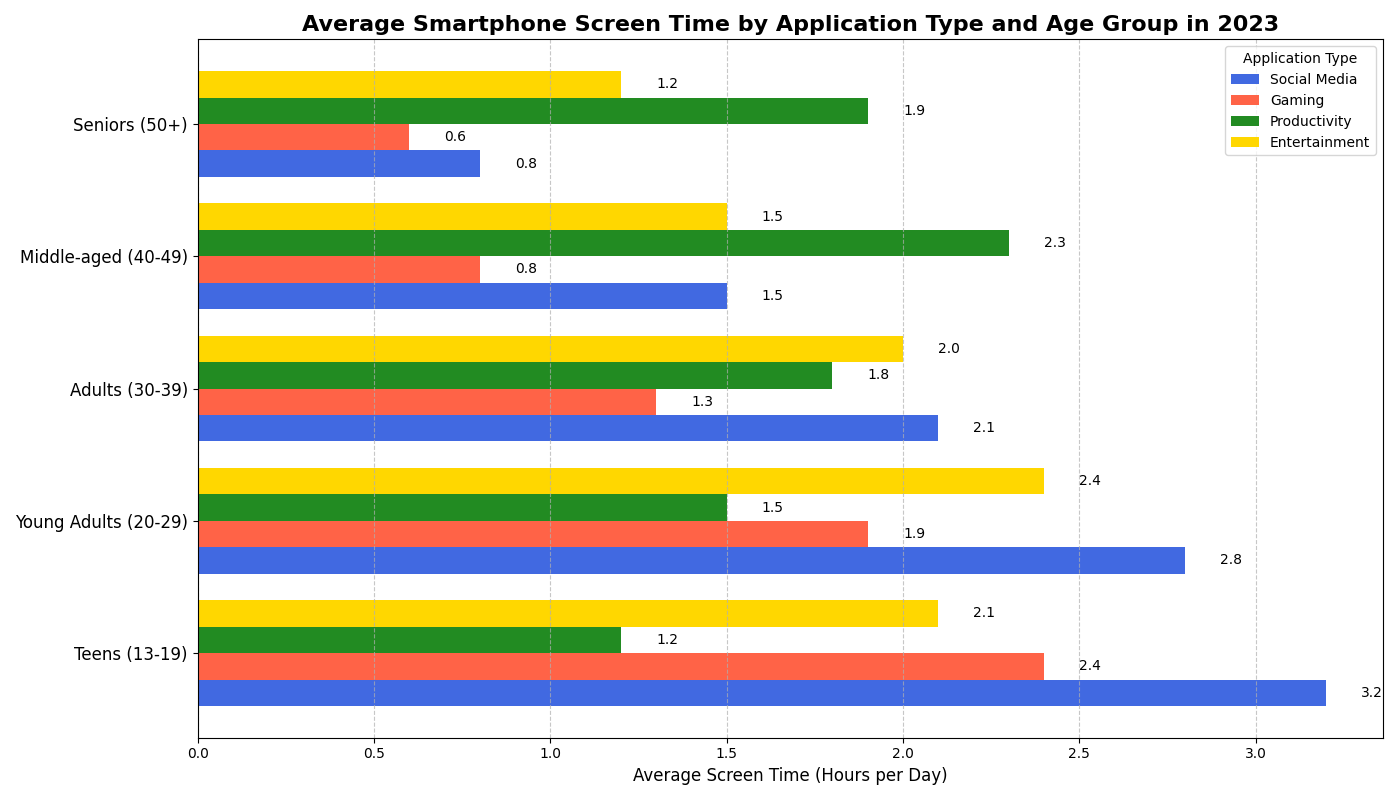

Write Python code to recreate this figure.
import matplotlib.pyplot as plt
import numpy as np

# Backstory:
# We want to visualize the average screen time usage for various types of applications on smartphones
# across different age groups in 2023. The applications monitored include social media, gaming, 
# productivity, and entertainment. 

# Data for age groups and screen time (in hours per day)
age_groups = ['Teens (13-19)', 'Young Adults (20-29)', 'Adults (30-39)', 'Middle-aged (40-49)', 'Seniors (50+)']
social_media = [3.2, 2.8, 2.1, 1.5, 0.8]
gaming = [2.4, 1.9, 1.3, 0.8, 0.6]
productivity = [1.2, 1.5, 1.8, 2.3, 1.9]
entertainment = [2.1, 2.4, 2.0, 1.5, 1.2]

# Create the horizontal bar chart
fig, ax = plt.subplots(figsize=(14, 8))
width = 0.2  # Width of each bar 
y_pos = np.arange(len(age_groups))  # Positions for age groups

# Plot bars for each application category
bars1 = ax.barh(y_pos - 1.5*width, social_media, height=width, label='Social Media', color='royalblue')
bars2 = ax.barh(y_pos - 0.5*width, gaming, height=width, label='Gaming', color='tomato')
bars3 = ax.barh(y_pos + 0.5*width, productivity, height=width, label='Productivity', color='forestgreen')
bars4 = ax.barh(y_pos + 1.5*width, entertainment, height=width, label='Entertainment', color='gold')

# Adding titles and labels
ax.set_yticks(y_pos)
ax.set_yticklabels(age_groups, fontsize=12)
ax.set_xlabel('Average Screen Time (Hours per Day)', fontsize=12)
ax.set_title('Average Smartphone Screen Time by Application Type and Age Group in 2023', fontsize=16, fontweight='bold')

# Adding grid lines for x-axis
ax.grid(axis='x', linestyle='--', alpha=0.7)

# Adding a legend
ax.legend(title='Application Type', fontsize=10, loc='best')

# Function to annotate screen time values on each bar
def add_values(bars):
    for bar in bars:
        width = bar.get_width()
        ax.text(width + 0.1, bar.get_y() + bar.get_height() / 2, f'{width:.1f}', va='center', fontsize=10)

add_values(bars1)
add_values(bars2)
add_values(bars3)
add_values(bars4)

# Adjust layout to prevent overlap
plt.tight_layout()

# Display the plot
plt.show()
